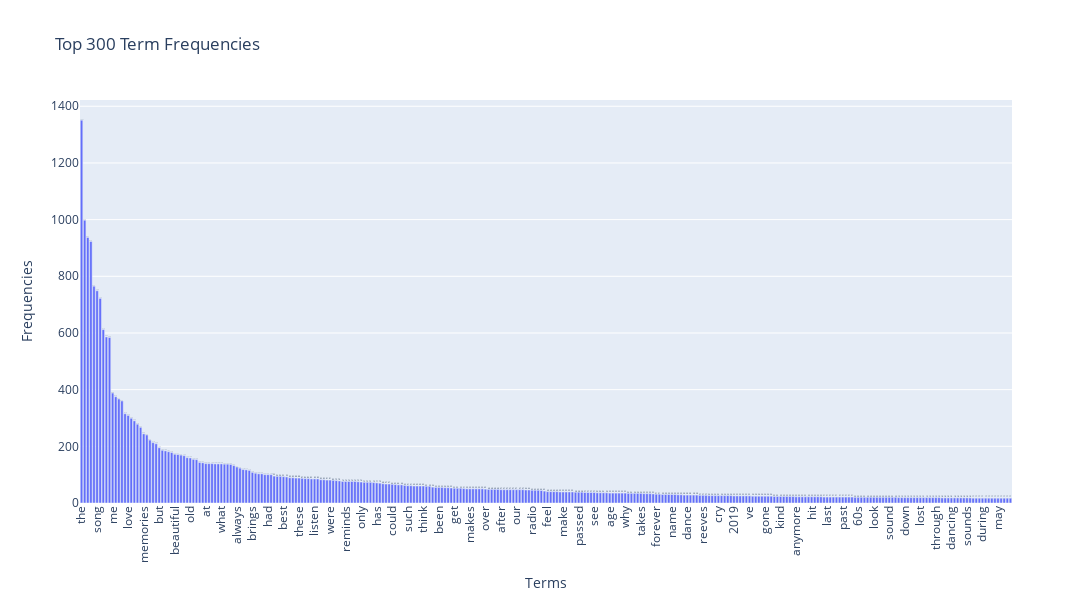

Write notebook code for a chart like this one.
### Code cell
# Answer here
# Calculate term frequencies
term_frequencies = np.asarray(df_counts.sum(axis=0))[0]

# Create a DataFrame
data = {
    'terms': count_vect.get_feature_names_out(),
    'frequencies': term_frequencies
}
dataf = pd.DataFrame(data)

# Sort DataFrame by frequencies and select top N
top_n = 300  # Change this number to visualize more/less
top_terms = dataf.nlargest(top_n, 'frequencies')

# Create the bar plot using Plotly
fig = px.bar(top_terms, x='terms', y='frequencies', 
             title=f'Top {top_n} Term Frequencies', 
             labels={'terms': 'Terms', 'frequencies': 'Frequencies'},
             text='frequencies')

# Update layout for better readability
fig.update_traces(texttemplate='%{text}', textposition='outside')
fig.update_layout(xaxis_tickangle=-90, width=1200, height=600)

# Show the plot
fig.show()

### Figure 1 — Plotly figure (JSON) as saved in the notebook; plotly's stock layout.template omitted (floating-point values rounded to 4 significant figures; data arrays with more than 128 entries replaced by an {"elided": "..."} marker saying what was removed)
{"data": [{"alignmentgroup": "True", "hovertemplate": "Terms=%{x}<br>Frequencies=%{text}<extra></extra>", "legendgroup": "", "marker": {"color": "#636efa", "pattern": {"shape": ""}}, "name": "", "offsetgroup": "", "orientation": "v", "showlegend": false, "text": {"elided": "300 int values"}, "textposition": "outside", "texttemplate": "%{text}", "type": "bar", "x": {"elided": "300 str values"}, "xaxis": "x", "y": {"elided": "300 int values"}, "yaxis": "y"}], "layout": {"barmode": "relative", "height": 600, "legend": {"tracegroupgap": 0}, "title": {"text": "Top 300 Term Frequencies"}, "width": 1200, "xaxis": {"anchor": "y", "autorange": true, "domain": [0, 1], "range": [-0.5, 299.5], "tickangle": -90, "title": {"text": "Terms"}, "type": "category"}, "yaxis": {"anchor": "x", "autorange": true, "domain": [0, 1], "range": [0, 1422.0], "title": {"text": "Frequencies"}, "type": "linear"}}}
